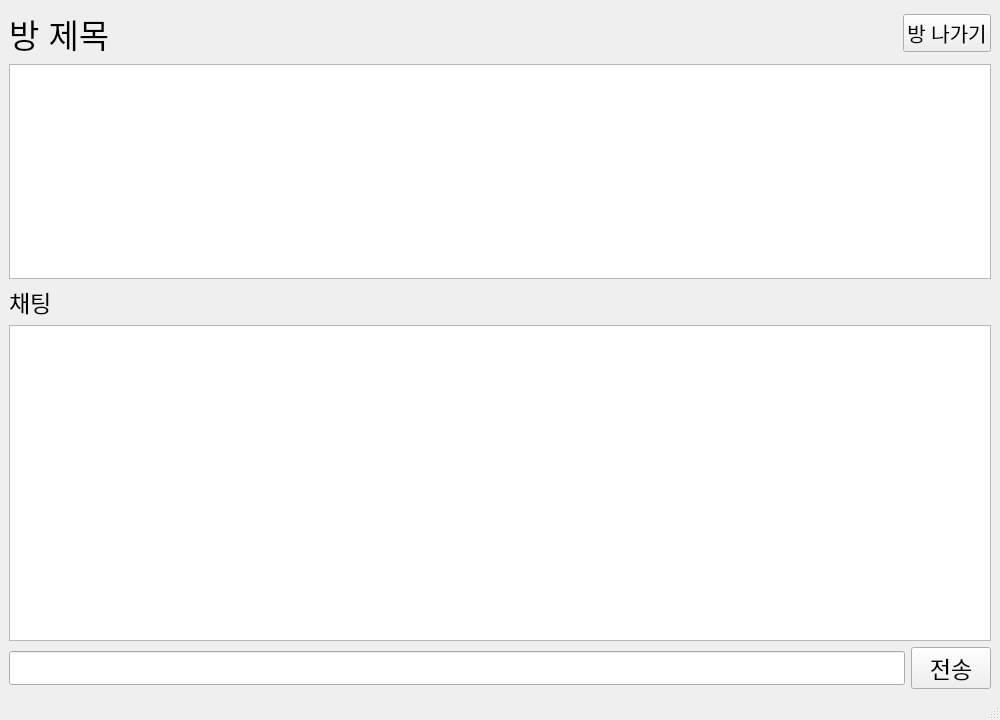
<?xml version="1.0" encoding="UTF-8"?>
<ui version="4.0">
 <class>MainWindow</class>
 <widget class="QMainWindow" name="MainWindow">
  <property name="geometry">
   <rect>
    <x>0</x>
    <y>0</y>
    <width>1000</width>
    <height>720</height>
   </rect>
  </property>
  <property name="windowTitle">
   <string>MainWindow</string>
  </property>
  <widget class="QWidget" name="centralwidget">
   <layout class="QVBoxLayout" name="verticalLayout" stretch="2,3">
    <item>
     <layout class="QVBoxLayout" name="verticalLayout_2">
      <item>
       <layout class="QHBoxLayout" name="horizontalLayout">
        <item>
         <widget class="QLabel" name="label">
          <property name="font">
           <font>
            <pointsize>25</pointsize>
           </font>
          </property>
          <property name="text">
           <string>방 제목</string>
          </property>
          <property name="alignment">
           <set>Qt::AlignLeading|Qt::AlignLeft|Qt::AlignTop</set>
          </property>
         </widget>
        </item>
        <item>
         <widget class="QPushButton" name="pushButton">
          <property name="sizePolicy">
           <sizepolicy hsizetype="Maximum" vsizetype="Maximum">
            <horstretch>0</horstretch>
            <verstretch>0</verstretch>
           </sizepolicy>
          </property>
          <property name="font">
           <font>
            <pointsize>15</pointsize>
           </font>
          </property>
          <property name="text">
           <string>방 나가기</string>
          </property>
         </widget>
        </item>
       </layout>
      </item>
      <item>
       <widget class="QListWidget" name="listWidget">
        <property name="flow">
         <enum>QListView::LeftToRight</enum>
        </property>
       </widget>
      </item>
     </layout>
    </item>
    <item>
     <layout class="QVBoxLayout" name="verticalLayout_3">
      <item>
       <widget class="QLabel" name="label_2">
        <property name="font">
         <font>
          <pointsize>17</pointsize>
         </font>
        </property>
        <property name="text">
         <string>채팅</string>
        </property>
        <property name="alignment">
         <set>Qt::AlignLeading|Qt::AlignLeft|Qt::AlignTop</set>
        </property>
       </widget>
      </item>
      <item>
       <widget class="QTextBrowser" name="textBrowser"/>
      </item>
      <item>
       <layout class="QHBoxLayout" name="horizontalLayout_2">
        <item>
         <widget class="QLineEdit" name="lineEdit">
          <property name="font">
           <font>
            <pointsize>17</pointsize>
           </font>
          </property>
         </widget>
        </item>
        <item>
         <widget class="QPushButton" name="pushButton_2">
          <property name="font">
           <font>
            <pointsize>17</pointsize>
           </font>
          </property>
          <property name="text">
           <string>전송</string>
          </property>
         </widget>
        </item>
       </layout>
      </item>
     </layout>
    </item>
   </layout>
  </widget>
  <widget class="QStatusBar" name="statusBar"/>
 </widget>
 <resources/>
 <connections/>
</ui>
